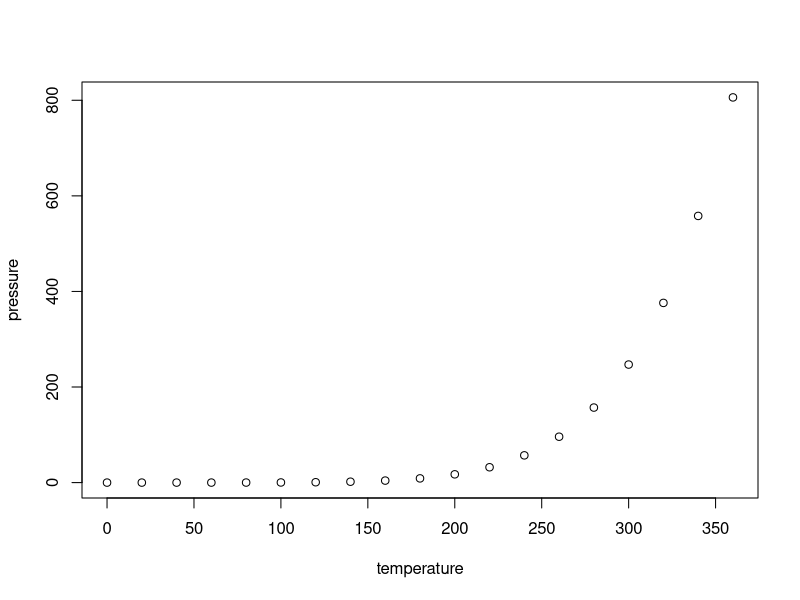
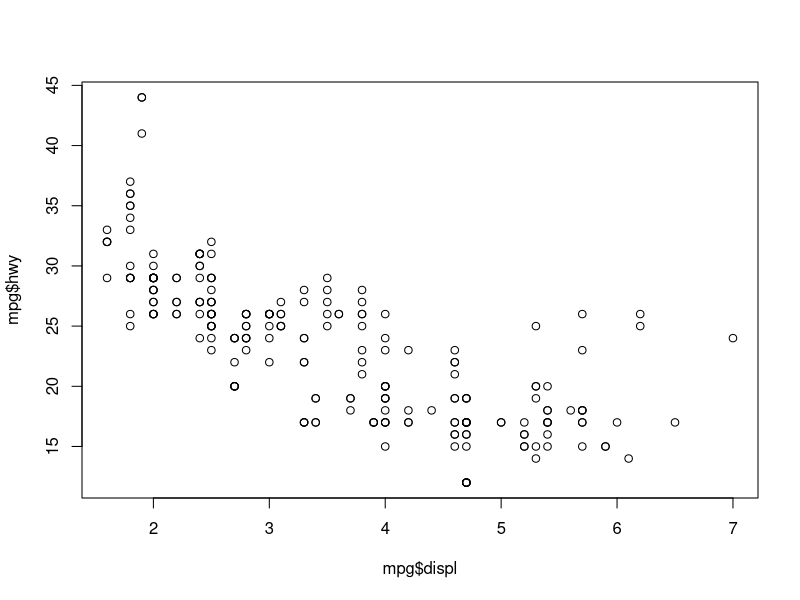
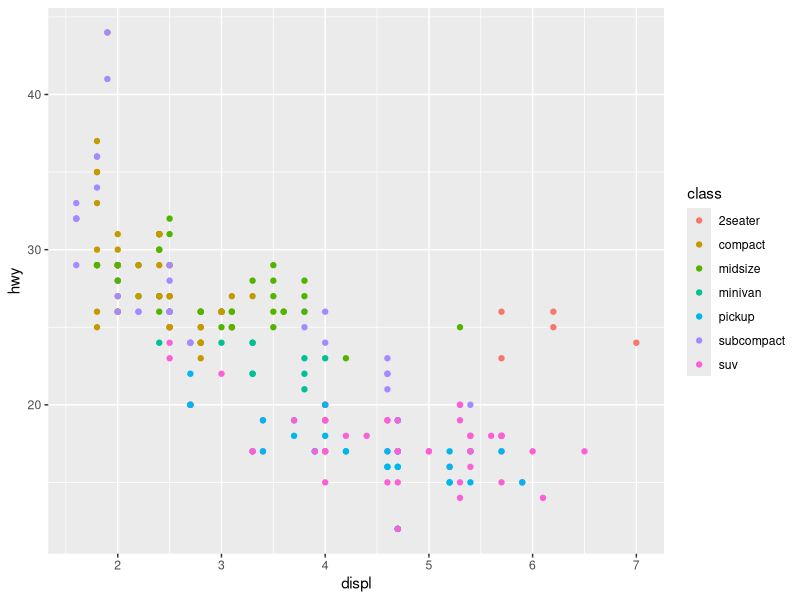
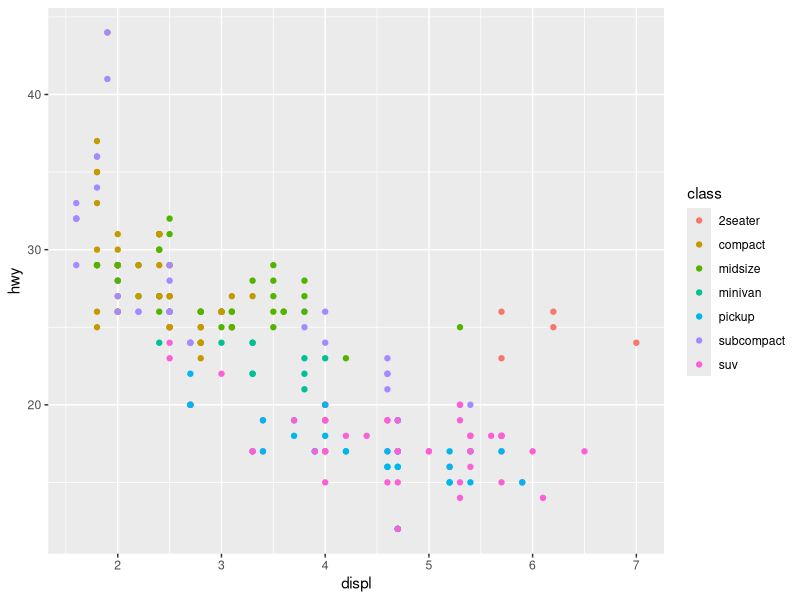

Generate these figures, in order, with R:
## ---- chunk 1
# you need to activate the necessary packages within RMarkdown because it doesn't have access to the object that are currently in your R session
library(tidyverse)
## ---- chunk 2
# In this document, I use the code chunks to provide comments for the Markdown code

# Adding lists
# remember to add a space at end of the header row
## ---- chunk 3
# Adding links
# [caption] (link)
## ---- chunk 4
# Adding picture
# ![caption](filepath to the image)
# the name of the picture is enough if the picture is saved into the same directory with the R project
# otherwise add the whole file path
## ---- chunk 5
# Adding equations into the document
# $equation$
## ---- chunk 6
# Changing text colors
# define colors with some html code (CSS style)
## ---- chunk 7
# Including R code into the document
A <- 10
a <- 3
print(paste("A is", A))
print(paste("a is", a))
cat("Are A and a equal? =", A == a)
## ---- chunk 8
summary(cars)
nrow(cars)
## ---- chunk 9
# the code is not shown in the knitted document, only run
plot(pressure)
## ---- chunk 10
4
## ---- chunk 11
# "echo=TRUE" allows showing the code too

plot(mpg$displ, mpg$hwy)

ggplot(data=mpg) + 
geom_point(aes(x=displ, y=hwy, color=class))
## ---- chunk 12
# dimensions can be increased up to 12 points
# figures can be aligned
ggplot(data=mpg) + 
geom_point(aes(x=displ, y=hwy, color=class))
